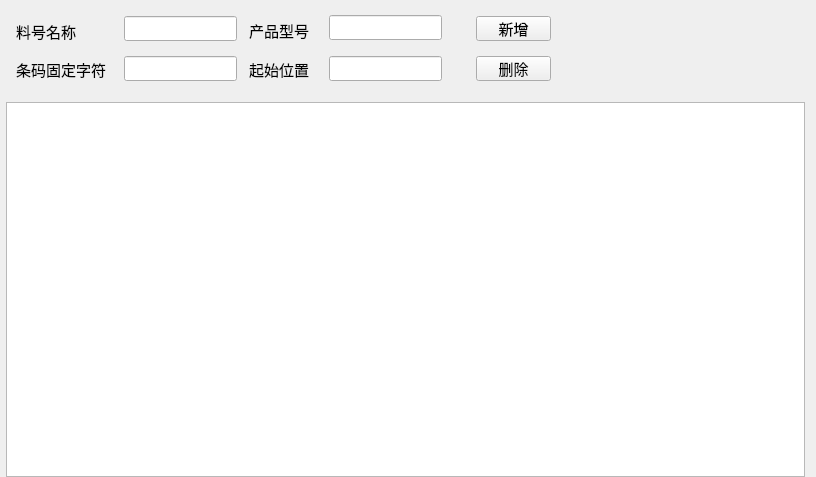
<?xml version="1.0" encoding="UTF-8"?>
<ui version="4.0">
 <class>WidgetMatrixCfg</class>
 <widget class="QWidget" name="WidgetMatrixCfg">
  <property name="geometry">
   <rect>
    <x>0</x>
    <y>0</y>
    <width>816</width>
    <height>477</height>
   </rect>
  </property>
  <property name="windowTitle">
   <string>Form</string>
  </property>
  <layout class="QGridLayout" name="gridLayout">
   <property name="leftMargin">
    <number>6</number>
   </property>
   <property name="topMargin">
    <number>6</number>
   </property>
   <property name="bottomMargin">
    <number>0</number>
   </property>
   <item row="0" column="0">
    <widget class="QWidget" name="widget" native="true">
     <property name="minimumSize">
      <size>
       <width>0</width>
       <height>90</height>
      </size>
     </property>
     <widget class="QLineEdit" name="lineEdit_productShow">
      <property name="geometry">
       <rect>
        <x>118</x>
        <y>10</y>
        <width>113</width>
        <height>25</height>
       </rect>
      </property>
     </widget>
     <widget class="QLabel" name="label_3">
      <property name="geometry">
       <rect>
        <x>10</x>
        <y>10</y>
        <width>81</width>
        <height>31</height>
       </rect>
      </property>
      <property name="font">
       <font>
        <family>Agency FB</family>
        <pointsize>11</pointsize>
       </font>
      </property>
      <property name="text">
       <string>料号名称</string>
      </property>
     </widget>
     <widget class="QLineEdit" name="lineEdit_BarCodeLimit1">
      <property name="geometry">
       <rect>
        <x>118</x>
        <y>50</y>
        <width>113</width>
        <height>25</height>
       </rect>
      </property>
      <property name="text">
       <string/>
      </property>
     </widget>
     <widget class="QLabel" name="label_4">
      <property name="geometry">
       <rect>
        <x>243</x>
        <y>9</y>
        <width>71</width>
        <height>31</height>
       </rect>
      </property>
      <property name="font">
       <font>
        <family>Agency FB</family>
        <pointsize>11</pointsize>
       </font>
      </property>
      <property name="text">
       <string>产品型号</string>
      </property>
     </widget>
     <widget class="QLineEdit" name="lineEdit_productName">
      <property name="geometry">
       <rect>
        <x>323</x>
        <y>9</y>
        <width>113</width>
        <height>25</height>
       </rect>
      </property>
     </widget>
     <widget class="QLabel" name="label_6">
      <property name="geometry">
       <rect>
        <x>10</x>
        <y>48</y>
        <width>111</width>
        <height>31</height>
       </rect>
      </property>
      <property name="font">
       <font>
        <family>Agency FB</family>
        <pointsize>11</pointsize>
       </font>
      </property>
      <property name="text">
       <string>条码固定字符</string>
      </property>
     </widget>
     <widget class="QPushButton" name="btnNewMatrix">
      <property name="geometry">
       <rect>
        <x>470</x>
        <y>10</y>
        <width>75</width>
        <height>25</height>
       </rect>
      </property>
      <property name="font">
       <font>
        <family>Agency FB</family>
        <pointsize>11</pointsize>
       </font>
      </property>
      <property name="text">
       <string>新增</string>
      </property>
     </widget>
     <widget class="QPushButton" name="btnDeleteMatrix">
      <property name="geometry">
       <rect>
        <x>470</x>
        <y>50</y>
        <width>75</width>
        <height>25</height>
       </rect>
      </property>
      <property name="font">
       <font>
        <family>Agency FB</family>
        <pointsize>11</pointsize>
       </font>
      </property>
      <property name="text">
       <string>删除</string>
      </property>
     </widget>
     <widget class="QLabel" name="label_7">
      <property name="geometry">
       <rect>
        <x>243</x>
        <y>48</y>
        <width>81</width>
        <height>31</height>
       </rect>
      </property>
      <property name="font">
       <font>
        <family>Agency FB</family>
        <pointsize>11</pointsize>
       </font>
      </property>
      <property name="text">
       <string>起始位置</string>
      </property>
     </widget>
     <widget class="QLineEdit" name="lineEdit_BarCodeStartPos1">
      <property name="geometry">
       <rect>
        <x>323</x>
        <y>50</y>
        <width>113</width>
        <height>25</height>
       </rect>
      </property>
     </widget>
    </widget>
   </item>
   <item row="1" column="0">
    <widget class="QTableView" name="tableView"/>
   </item>
  </layout>
 </widget>
 <resources/>
 <connections/>
</ui>
